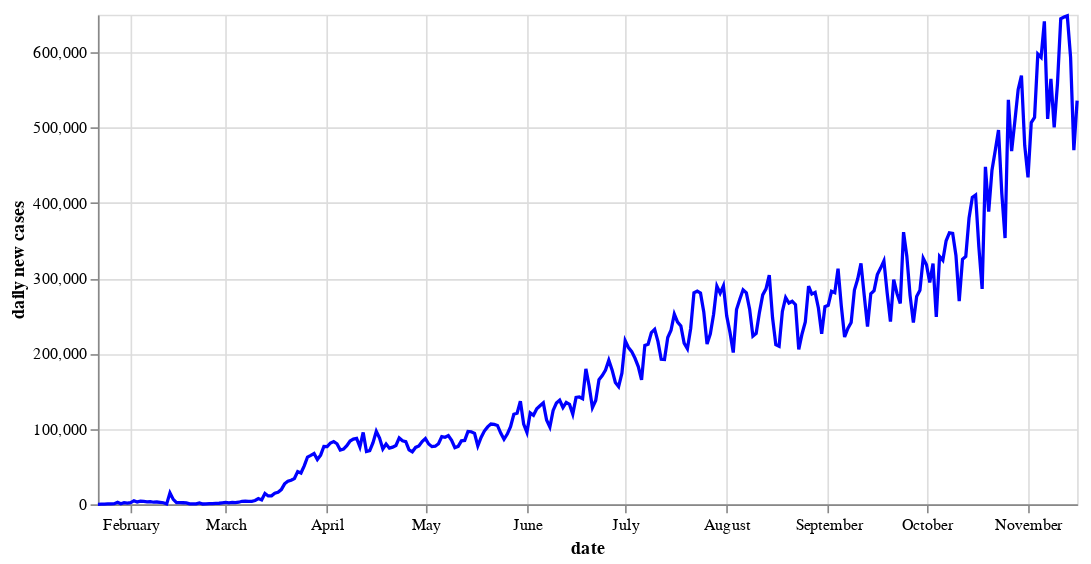

Notebook source saved alongside this figure:
### Code cell
#Plot Altair 3: Global time series chart for daily new cases (Im not using this at my webapp, only for example)

source = timeseries_final

base = alt.Chart(source).encode(x='date:T')

line=  base.mark_line(color='blue').encode(
    y='daily new cases:Q', tooltip=['yearmonthdate(date)','daily new cases']
).properties(width=600)

line

### Figure 1 — Vega-Lite specification as saved in the notebook (floating-point values rounded to 4 significant figures; data arrays with more than 128 entries replaced by an {"elided": "..."} marker saying what was removed)
{"config": {"view": {"continuousWidth": 400, "continuousHeight": 300}}, "data": {"name": "data-9050e07eb35b564169fcd7ec44c8faad"}, "mark": {"type": "line", "color": "blue"}, "encoding": {"tooltip": [{"type": "temporal", "field": "date", "timeUnit": "yearmonthdate"}, {"type": "quantitative", "field": "daily new cases"}], "x": {"type": "temporal", "field": "date"}, "y": {"type": "quantitative", "field": "daily new cases"}}, "width": 600, "$schema": "https://vega.github.io/schema/vega-lite/v4.8.1.json", "datasets": {"data-9050e07eb35b564169fcd7ec44c8faad": {"elided": "300 records"}}}
